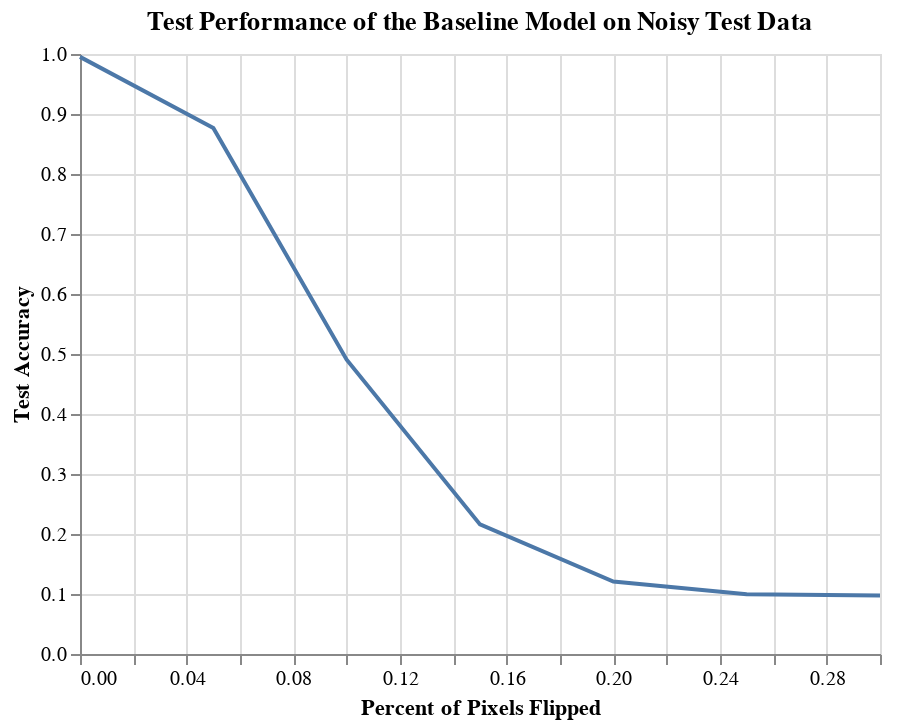

The notebook cell this image was saved under:
### Code cell
data = pd.DataFrame({'Percent of Pixels Flipped': flip_values, 'Test Accuracy': noise_perf})
alt.Chart(data).mark_line().encode(
    alt.X('Percent of Pixels Flipped:Q'),
    alt.Y('Test Accuracy:Q')
).properties(title='Test Performance of the Baseline Model on Noisy Test Data')

### Figure 1 — Vega-Lite specification as saved in the notebook (floating-point values rounded to 4 significant figures)
{"$schema": "https://vega.github.io/schema/vega-lite/v3.2.1.json", "config": {"mark": {"tooltip": null}, "view": {"height": 300, "width": 400}}, "data": {"name": "data-9754fb49e63b7800843785a821f8a9f0"}, "datasets": {"data-9754fb49e63b7800843785a821f8a9f0": [{"Percent of Pixels Flipped": 0, "Test Accuracy": 0.9952}, {"Percent of Pixels Flipped": 0.05, "Test Accuracy": 0.8767}, {"Percent of Pixels Flipped": 0.1, "Test Accuracy": 0.4905}, {"Percent of Pixels Flipped": 0.15, "Test Accuracy": 0.216}, {"Percent of Pixels Flipped": 0.2, "Test Accuracy": 0.1208}, {"Percent of Pixels Flipped": 0.25, "Test Accuracy": 0.0994}, {"Percent of Pixels Flipped": 0.3, "Test Accuracy": 0.0975}]}, "encoding": {"x": {"field": "Percent of Pixels Flipped", "type": "quantitative"}, "y": {"field": "Test Accuracy", "type": "quantitative"}}, "mark": "line", "title": "Test Performance of the Baseline Model on Noisy Test Data"}
